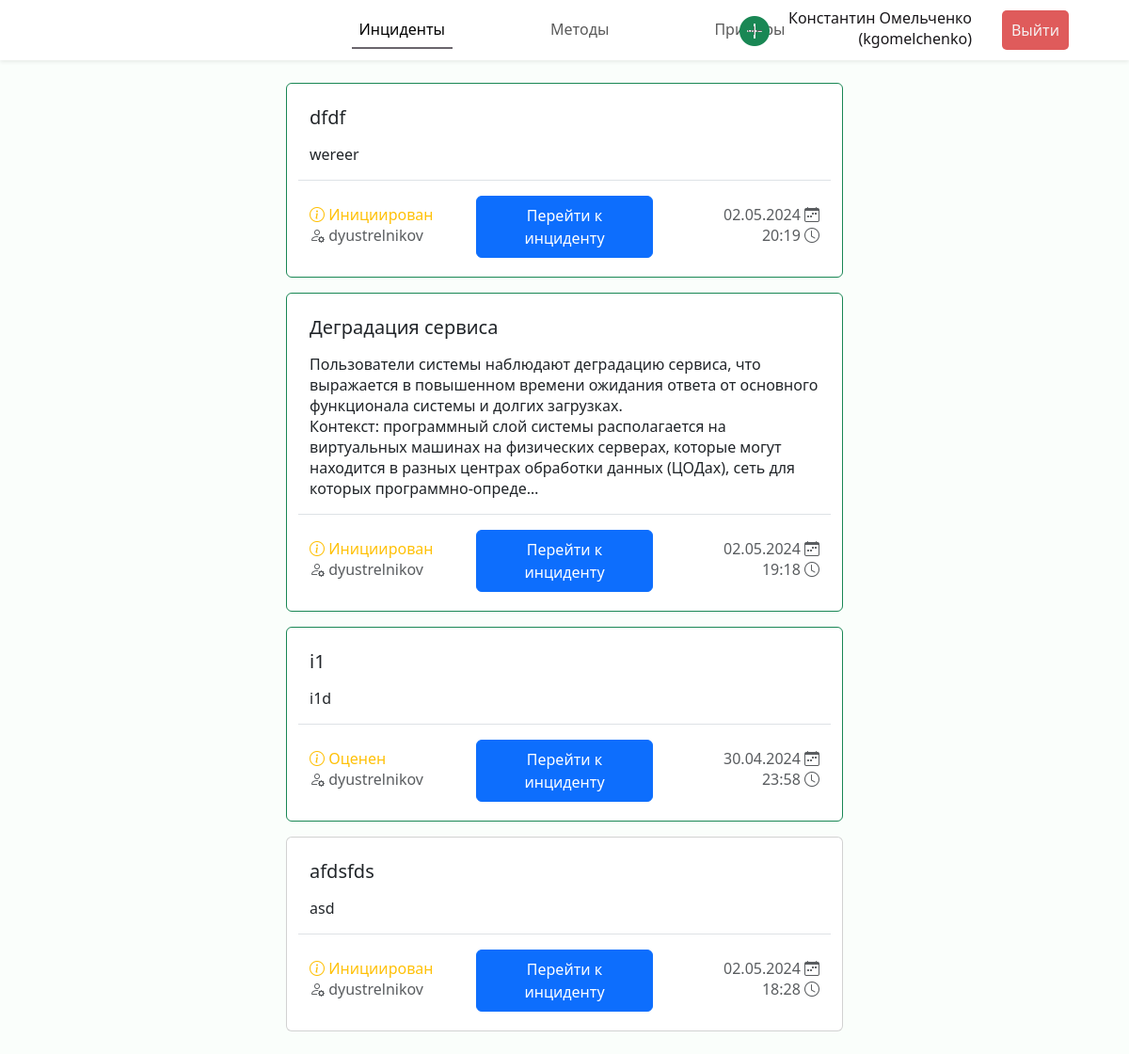
Screenshot of /incidents (signed in) with the database file from the repository.
### incidents/models.py (models this page shows, shortened)
class Incident(models.Model):
    name = models.CharField("Название", max_length=100)
    description = models.TextField("Описание")
    created_at = models.DateTimeField("Создан")
    results = models.JSONField("Результаты", null=True, blank=True)
    creator = models.ForeignKey(Expert, verbose_name="Инициатор", on_delete=models.CASCADE,
                                related_name="authored_incidents")
    status = models.ForeignKey(Status, verbose_name="Статус", on_delete=models.CASCADE)
    criteries = models.ManyToManyField(Criteria, through="IncidentCriteria")
    experts = models.ManyToManyField(Expert, through="IncidentExpert")
    class Meta:
        verbose_name = "Инцидент"
        verbose_name_plural = "Инциденты"

class Status(models.Model):
    name = models.CharField("Наименование", max_length=100)
    def __str__(self) -> str:
        return self.name
    class Meta:
        verbose_name = "Статус"
        verbose_name_plural = "Статусы"

class Expert(models.Model):
    user = models.OneToOneField(User, verbose_name="Пользователь", on_delete=models.CASCADE)
    class Meta:
        verbose_name = "Эксперт"
        verbose_name_plural = "Эксперты"

### incidents/views.py (the view)
# urls.py: path("incidents", views.incidents_list, name="incidents"),
@login_required(login_url='login')
def incidents_list(request) -> HttpResponse:
    incidents = Incident.objects.all().annotate(
        is_expert=Count(Case(When(experts__user=request.user, then=1)))
    ).order_by('-is_expert', 'status', '-created_at')
    return render(request, "incidents/incidents.html", {"incidents": incidents})

### incidents/templates/incidents/incidents.html (shortened to what this page needs)
{% extends 'incidents/base.html' %}
{% load static %}
{% block header %}
<header class="header fixed-top shadow-sm d-flex">
    <nav class="navbar navbar-expand-lg w-100">
        <div class="collapse navbar-collapse justify-content-center" id="navbarNav">
        <ul class="navbar-nav py-1">
            <li class="nav-item px-5"><a class="nav-link active" href="{% url 'incidents' %}">Инциденты</a></li>
            <li class="nav-item px-5"><a class="nav-link" href="{% url 'methods' %}">Методы</a></li>
            <li class="nav-item px-5"><a class="nav-link" href="{% url 'examples' %}">Примеры</a></li>
        </ul>
        </div>
        <ul class="navbar-nav position-fixed end-0 me-5 align-items-center">
            <li class="nav-item px-1 btn-create-icon">
                <a href="{% url 'incident_create' %}" class="fs-2" title="Инициировать решение инцидента">
                    <i class="bi bi-plus-circle-fill text-success"></i>
                </a>
            </li>
            <li class="nav-item px-3 text-end mb-1">
                <div class="fullname">{{ request.user.get_full_name }}</div>
                <div class="username">({{ request.user.get_username }})</div>
            </li>
            <li class="nav-item px-3">
                <form action="{% url 'logout' %}" method="POST">
                    <button class="logout-btn" type="submit">Выйти</button>
                </form>
            </li>
          </ul>
    </nav>
</header>
{% endblock %}
{% block content %}
<div class="cards d-flex p-2 flex-column align-items-center">
    {% for incident in incidents %}
    <div class="col-lg-6 col-xxl-5 card mb-3 {% if incident.is_expert == 1 %}border-success{% endif %}">
        <div class="card-body m-2 mb-1">
          <h5 class="card-title">{{ incident.name|truncatechars:120 }}</h5>
          <p class="card-text">{{ incident.description|linebreaks|truncatechars:360 }}</p>
          <div class="row justify-content-between align-items-center pt-3 border-top">
            <div class="col">
                <p class="card-subtitle text-warning mb-1"><i class="bi bi-info-circle"></i> {{ incident.status }}</p>
                <p class="card-subtitle text-muted"><i class="bi bi-person-gear"></i> {{ incident.creator.user.get_username  }}</p>
            </div>
            <a href="{% url 'incident' incident.id %}" class="col-4 btn btn-primary px-3 py-2">Перейти к инциденту</a>
            <div class="col">
                <p class="card-subtitle text-muted text-end mb-1">{{ incident.created_at|date:'d.m.Y' }} <i class="bi bi-calendar-week"></i></p>
                <p class="card-subtitle text-muted text-end">{{ incident.created_at|time }} <i class="bi bi-clock"></i></p>
            </div>
          </div>
        </div>
      </div>
    {% endfor %}
</div>
{% endblock %}

### incidents/static/incidents/css/style.css (style rules this page uses)
:root { --font-family: "Segoe UI", Roboto, "Helvetica Neue", Arial, sans-serif; }
* { box-sizing: border-box; padding: 0; margin: 0; }
body { margin: 5rem 0 0 0; font-family: var(--font-family); font-weight: 400; line-height: normal; background-color: rgb(250, 254, 251); color: #19171a; overflow: overlay; width: 100%; }
.header { background: rgb(255, 255, 255); }
.logout-btn { padding: 10px; background-color: #df5b5b; color: #f5efef; text-decoration: none; border-radius: 5px; border-width: 0; }
.active { border-bottom: 2px solid #4b464ed3; }
.btn-create-icon { transition: transform .6s ease; }

### rows the page displays
Incident: name "dfdf", description "wereer", status "Инициирован", creator.user.get_username "dyustrelnikov", created_at "02.05.2024", created_at "20:19"
Incident: name "Деградация сервиса", description "Пользователи системы наблюдают деградацию сервиса, что выражается в повышенном времени ожидания ответа от основного функционала системы и долгих загрузках. Контекст: программный слой системы располагается на виртуальных машинах на физических серверах, которые могут находится в разных центрах обработки данных (ЦОДах), сеть для которых программно-опреде…", status "Инициирован", creator.user.get_username "dyustrelnikov", created_at "02.05.2024", created_at "19:18"
Incident: name "i1", description "i1d", status "Оценен", creator.user.get_username "dyustrelnikov", created_at "30.04.2024", created_at "23:58"
Incident: name "afdsfds", description "asd", status "Инициирован", creator.user.get_username "dyustrelnikov", created_at "02.05.2024", created_at "18:28"

### other values shown
{{ request.user.get_full_name }} "Константин Омельченко"
{{ request.user.get_username }} "kgomelchenko"
